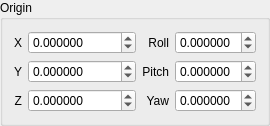
          <widget class="QGroupBox" name="JointOriginGroupBox">
           <property name="enabled">
            <bool>true</bool>
           </property>
           <property name="title">
            <string>Origin</string>
           </property>
           <layout class="QGridLayout" name="gridLayout_10">
            <item row="1" column="2">
             <widget class="QLabel" name="label_56">
              <property name="maximumSize">
               <size>
                <width>50</width>
                <height>16777215</height>
               </size>
              </property>
              <property name="layoutDirection">
               <enum>Qt::LeftToRight</enum>
              </property>
              <property name="text">
               <string>Pitch</string>
              </property>
              <property name="alignment">
               <set>Qt::AlignRight|Qt::AlignTrailing|Qt::AlignVCenter</set>
              </property>
             </widget>
            </item>
            <item row="1" column="3">
             <widget class="QDoubleSpinBox" name="JointOriginPitchSpinBox">
              <property name="decimals">
               <number>6</number>
              </property>
              <property name="minimum">
               <double>-3.141592000000000</double>
              </property>
              <property name="maximum">
               <double>3.141592000000000</double>
              </property>
              <property name="singleStep">
               <double>0.100000000000000</double>
              </property>
             </widget>
            </item>
            <item row="2" column="0">
             <widget class="QLabel" name="label_57">
              <property name="maximumSize">
               <size>
                <width>20</width>
                <height>16777215</height>
               </size>
              </property>
              <property name="layoutDirection">
               <enum>Qt::LeftToRight</enum>
              </property>
              <property name="text">
               <string>Z</string>
              </property>
              <property name="alignment">
               <set>Qt::AlignRight|Qt::AlignTrailing|Qt::AlignVCenter</set>
              </property>
             </widget>
            </item>
            <item row="0" column="3">
             <widget class="QDoubleSpinBox" name="JointOriginRollSpinBox">
              <property name="decimals">
               <number>6</number>
              </property>
              <property name="minimum">
               <double>-3.141592000000000</double>
              </property>
              <property name="maximum">
               <double>3.141592000000000</double>
              </property>
              <property name="singleStep">
               <double>0.100000000000000</double>
              </property>
             </widget>
            </item>
            <item row="1" column="0">
             <widget class="QLabel" name="label_58">
              <property name="maximumSize">
               <size>
                <width>20</width>
                <height>16777215</height>
               </size>
              </property>
              <property name="layoutDirection">
               <enum>Qt::LeftToRight</enum>
              </property>
              <property name="text">
               <string>Y</string>
              </property>
              <property name="alignment">
               <set>Qt::AlignRight|Qt::AlignTrailing|Qt::AlignVCenter</set>
              </property>
             </widget>
            </item>
            <item row="1" column="1">
             <widget class="QDoubleSpinBox" name="JointOriginYSpinBox">
              <property name="decimals">
               <number>6</number>
              </property>
              <property name="minimum">
               <double>-10000.000000000000000</double>
              </property>
              <property name="maximum">
               <double>10000.000000000000000</double>
              </property>
              <property name="singleStep">
               <double>0.100000000000000</double>
              </property>
             </widget>
            </item>
            <item row="0" column="2">
             <widget class="QLabel" name="label_59">
              <property name="maximumSize">
               <size>
                <width>50</width>
                <height>16777215</height>
               </size>
              </property>
              <property name="layoutDirection">
               <enum>Qt::LeftToRight</enum>
              </property>
              <property name="text">
               <string>Roll</string>
              </property>
              <property name="alignment">
               <set>Qt::AlignRight|Qt::AlignTrailing|Qt::AlignVCenter</set>
              </property>
             </widget>
            </item>
            <item row="2" column="1">
             <widget class="QDoubleSpinBox" name="JointOriginZSpinBox">
              <property name="decimals">
               <number>6</number>
              </property>
              <property name="minimum">
               <double>-10000.000000000000000</double>
              </property>
              <property name="maximum">
               <double>10000.000000000000000</double>
              </property>
              <property name="singleStep">
               <double>0.100000000000000</double>
              </property>
             </widget>
            </item>
            <item row="2" column="2">
             <widget class="QLabel" name="label_60">
              <property name="maximumSize">
               <size>
                <width>50</width>
                <height>16777215</height>
               </size>
              </property>
              <property name="layoutDirection">
               <enum>Qt::LeftToRight</enum>
              </property>
              <property name="text">
               <string>Yaw</string>
              </property>
              <property name="alignment">
               <set>Qt::AlignRight|Qt::AlignTrailing|Qt::AlignVCenter</set>
              </property>
             </widget>
            </item>
            <item row="2" column="3">
             <widget class="QDoubleSpinBox" name="JointOriginYawSpinBox">
              <property name="decimals">
               <number>6</number>
              </property>
              <property name="minimum">
               <double>-3.141592000000000</double>
              </property>
              <property name="maximum">
               <double>3.141592000000000</double>
              </property>
              <property name="singleStep">
               <double>0.100000000000000</double>
              </property>
             </widget>
            </item>
            <item row="0" column="1">
             <widget class="QDoubleSpinBox" name="JointOriginXSpinBox">
              <property name="decimals">
               <number>6</number>
              </property>
              <property name="minimum">
               <double>-10000.000000000000000</double>
              </property>
              <property name="maximum">
               <double>10000.000000000000000</double>
              </property>
              <property name="singleStep">
               <double>0.100000000000000</double>
              </property>
             </widget>
            </item>
            <item row="0" column="0">
             <widget class="QLabel" name="label_61">
              <property name="maximumSize">
               <size>
                <width>20</width>
                <height>16777215</height>
               </size>
              </property>
              <property name="layoutDirection">
               <enum>Qt::LeftToRight</enum>
              </property>
              <property name="text">
               <string>X</string>
              </property>
              <property name="alignment">
               <set>Qt::AlignRight|Qt::AlignTrailing|Qt::AlignVCenter</set>
              </property>
             </widget>
            </item>
           </layout>
          </widget>
